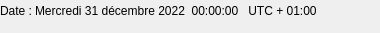
   <widget class="QWidget" name="page_dateHeure1">
    <widget class="QWidget" name="formLayoutWidget">
     <property name="geometry">
      <rect>
       <x>0</x>
       <y>0</y>
       <width>371</width>
       <height>24</height>
      </rect>
     </property>
     <layout class="QFormLayout" name="formLayout_dateHeure1">
      <property name="horizontalSpacing">
       <number>3</number>
      </property>
      <property name="verticalSpacing">
       <number>0</number>
      </property>
      <item row="0" column="0">
       <widget class="QLabel" name="lbl_dateHeure1">
        <property name="minimumSize">
         <size>
          <width>0</width>
          <height>22</height>
         </size>
        </property>
        <property name="text">
         <string extracomment="Date and hour">Date :</string>
        </property>
       </widget>
      </item>
      <item row="0" column="1">
       <widget class="QLabel" name="dateHeure1">
        <property name="minimumSize">
         <size>
          <width>0</width>
          <height>22</height>
         </size>
        </property>
        <property name="font">
         <font/>
        </property>
        <property name="mouseTracking">
         <bool>true</bool>
        </property>
        <property name="text">
         <string notr="true">Mercredi 31 décembre 2022  00:00:00   UTC + 01:00</string>
        </property>
       </widget>
      </item>
     </layout>
    </widget>
   </widget>
